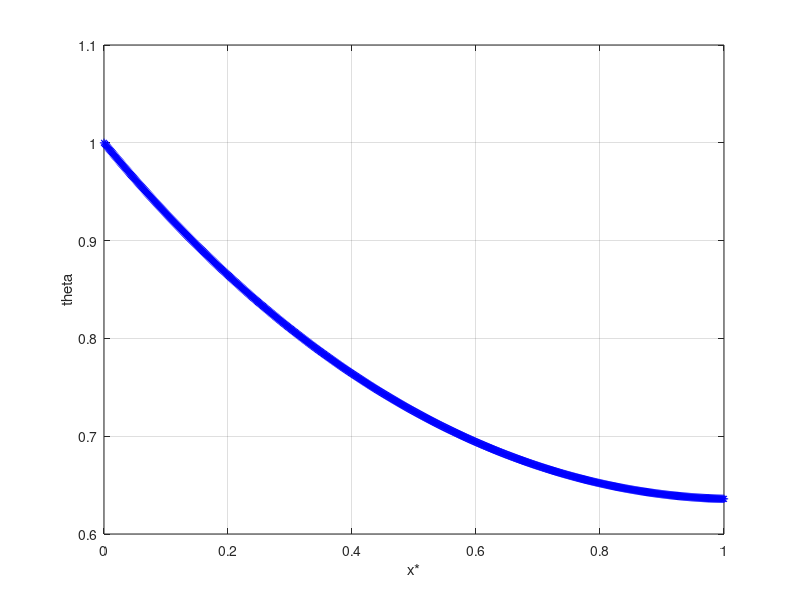
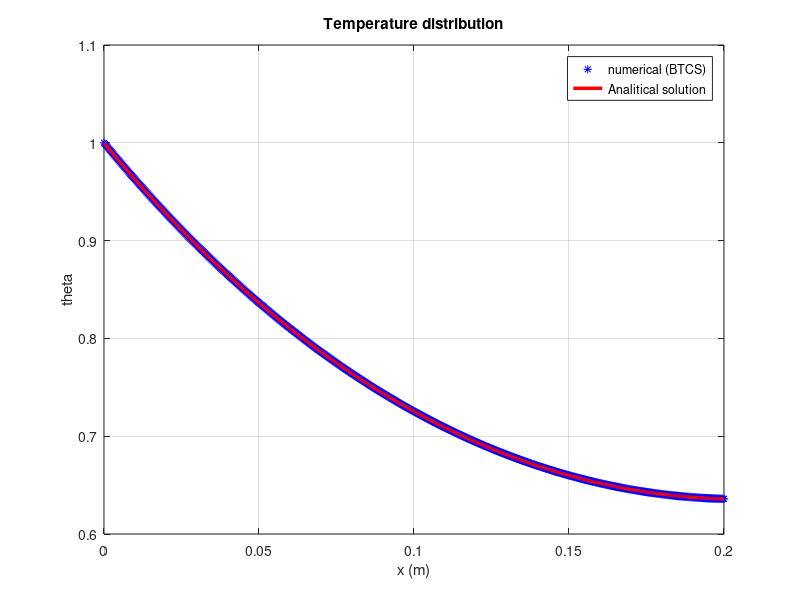

MATLAB code for these plots, in order:
clear all ; close all ; clc ;

% definition of parameters %
L = 0.2 ; % length of fin
R = 0.01 ; % radius of fin
h = 25 ; % convection heat transfer coefficient of ambient
C = 897 ; % specific heat capacity of fin
rho = 2700 ; % density of fin
k = 200 ; % conduction heat transfer coefficient
Tinf = 300 ; % ambient temperature in kelvin
Tbase = 500 ; % temperature of base of fin
teta_base = 1 ; % dimensionless temperature at base
P = 2*pi*R ; % perimeter of fin
A_s = pi*R^2 ; % cross section area of fin
m = (h*P/(k*A_s))^0.5 ;
% mesh creation
n = 640 ; % number of divisions
deltax = 1/n ;
alpha = k/(rho*C);
nu = 0.5 ;
deltat = 0.001 ;
NTS = 10000; % number of time steps

B = deltat/(deltax^2);
S =(1-2*B-deltat*(m*L)^2);
E =2*B;
F = S-(2*h*L*deltat)/(k*deltax);

% initial condition
%theta(1,1)=1; % for left boundary node
for j=1:n+1
theta(1,j)=0 ;
end

% assembling coefficient matrix A in sparse form
A=sparse([],[],[],n+1,n+1); % allocation of sparse matrix A
% time loop
t = 0 ;
for j=1:NTS % "j" stands for time and "i" stands for space
t = t + deltat ;

A(1,1)=1;% left boundary node
b(1,1)= 1 ;% left boundary condition
for i=2:n ; % interior nodes
    A(i,i)= S -2 ;
    A(i,i-1)= B;
    A(i,i+1)= B ;
    b(i,1)= -theta(j,i) ;
end
b(n+1,1) = -theta(j,n+1); % right boundary condition
% right boundary node
A(n+1,n)= 2*B ;
A(n+1,n+1)= S-2-(2*B*h*L*deltax)/k ;

% solving system of equations
% solution=gmres(A,b,[],1e-7,1000);
solution=A\b;
theta(j+1,:)= solution' ;

if sum(abs(theta(j+1,:)-theta(j,:))) < 0.00001 % condition for reaching to steady state
    disp ( ' solution has reached to steady state after ' )
    t
    break
end
end

% postprocessing
x=linspace(0,1,n+1);
plot(x,theta(end,:),'b*','linewidth',0.5);
grid
xlabel(' x* ' )
ylabel(' theta ' )

% analytical solution
xx=linspace(0,L,length(x));
teta_Analytic=(cosh(m*(L-xx))+(h/(m*k))*sinh(m*(L-xx)))/(cosh(m*L)+(h/(m*k))*sinh(m*L));
figure(2)
plot1=plot(xx,theta(end,:),'b*','linewidth',0.5); % steady state solution
hold on
plot2=plot(xx,teta_Analytic,'r','linewidth',2.5);
grid on
title( ' Temperature distribution ' )
xlabel( ' x (m) ' )
ylabel( ' theta ' )
legend ([plot1 plot2],{'numerical (BTCS)','Analitical solution'}) % validation

% Error Analysis
L1_norm = sum(abs(teta_Analytic-theta(end,:)))/(n+1) % calculation of first norm of Error
L2_norm = sqrt(sum((teta_Analytic-theta(end,:)).^2)/(n+1)) % calculation of second norm of Error

% post processing
T=theta(end,:)*(Tbase-Tinf)+Tinf; % temperature distribution in (C) in fin
q=-k*((T(2)-T(1))/(xx(2)-xx(1))) % the flux which enter the fin from base
eta=(pi*q*R^2)/(h*2*pi*R*L*(Tbase-Tinf))*100 % fin efficiency
eps = (pi*q*R^2)/(pi*R^2*h*(Tbase-Tinf)) % fin performance coefficient
T_ave=sum(T)/length(T)
